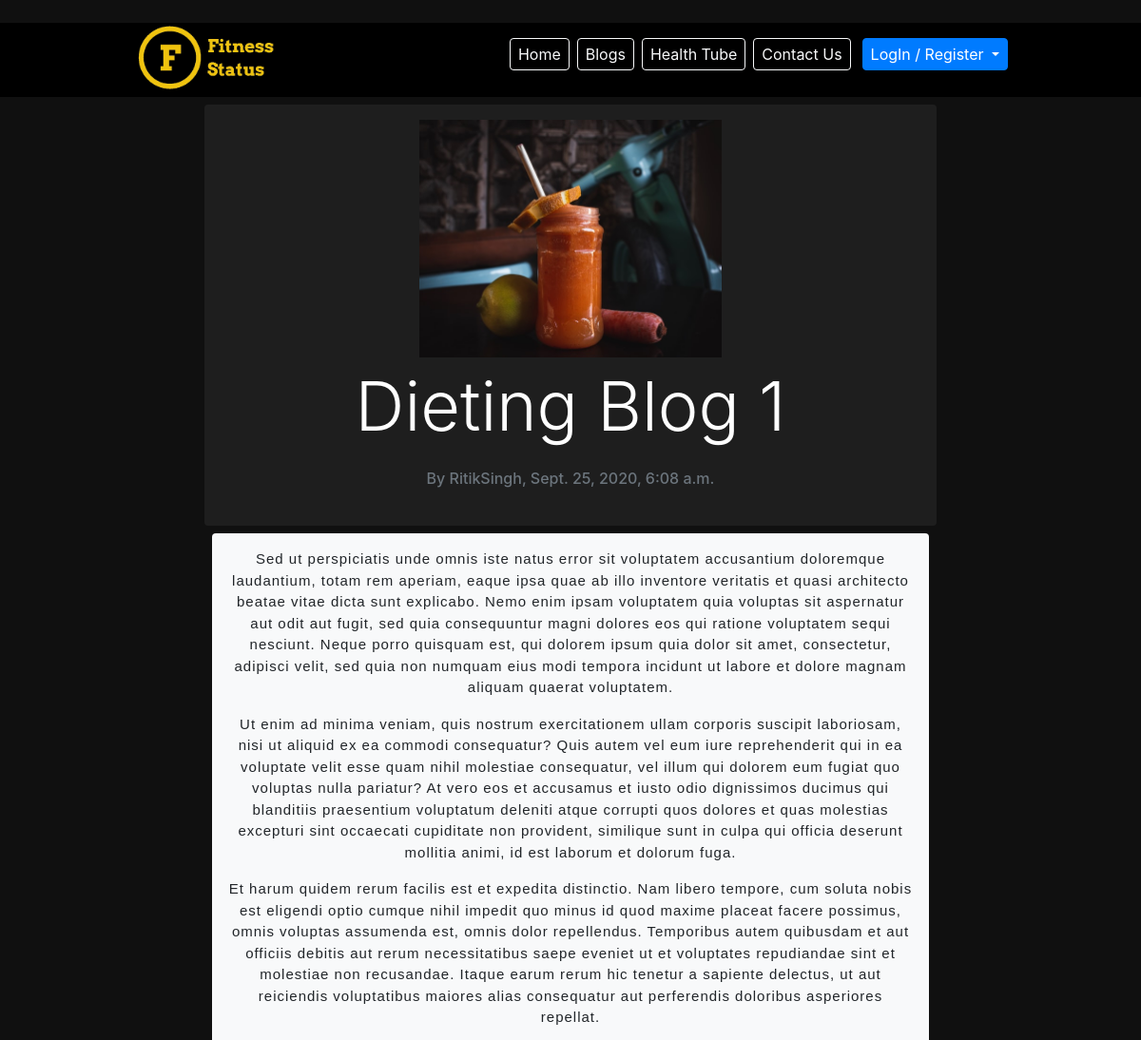
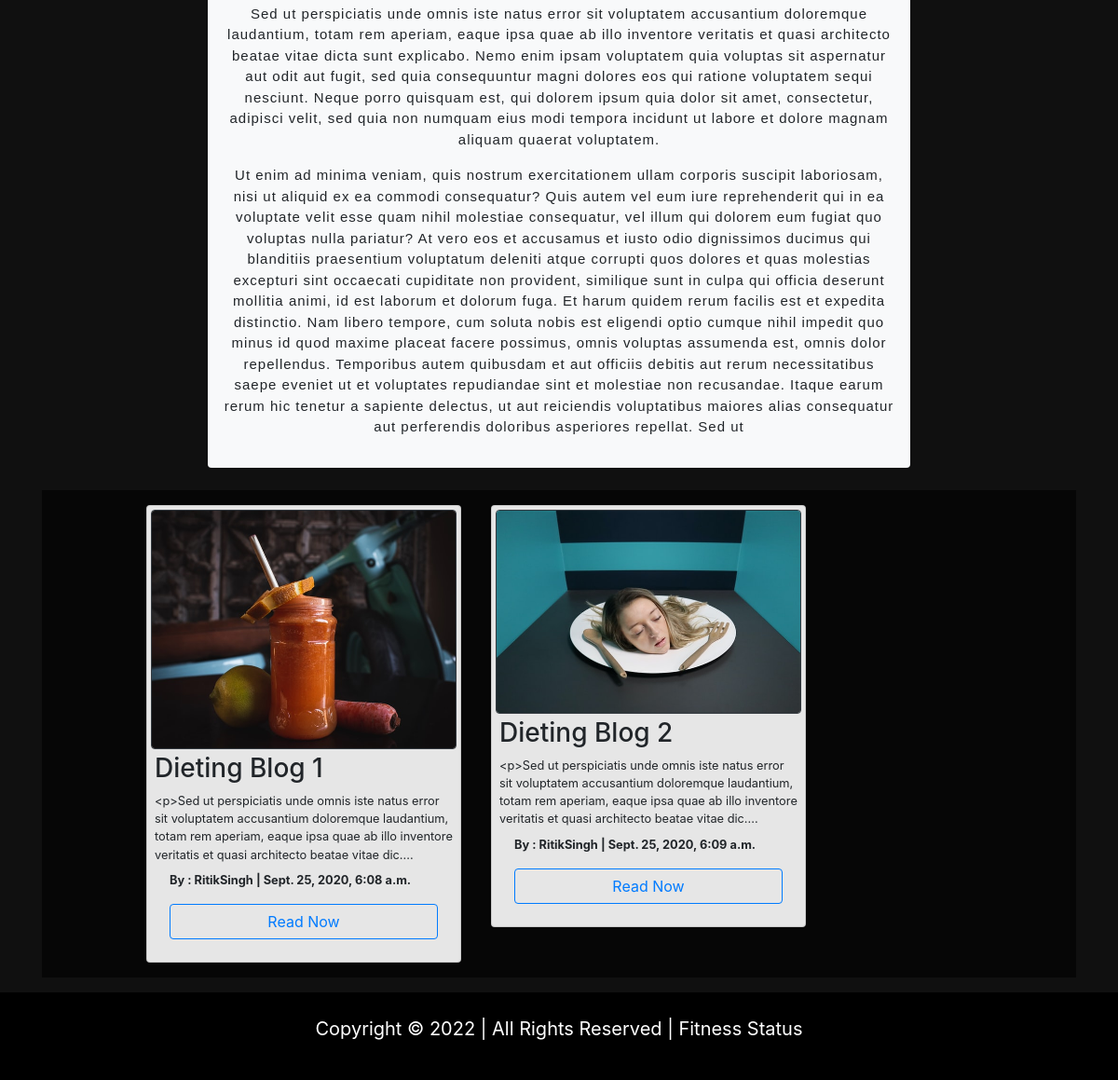
Page /blog/1/ on the committed database (2 pictures, top to bottom).
### Fitness_Status/models.py (models this page shows, shortened)
class Article(models.Model):
    title = models.CharField(max_length=100, unique=True, )
    author = models.CharField(max_length=50)
    author_email = models.CharField(max_length=150)
    date = models.DateTimeField(auto_now_add=True)
    category = models.ForeignKey(Categories, on_delete=models.CASCADE)
    thumbnail = models.FileField(upload_to='blog/')
    body = RichTextField()
    def limit(self):
        return self.body[:200] + '....'

### Fitness_Status/views.py (the view)
# urls.py: path('blog/<id>/', views.Blogpage, name='blogpage'),
def Blogpage(request, id):
    articlepage = Article.objects.get(id=id)
    articles = Article.objects.all()
    return render(request, 'blogpage.html', {'articlepg': articlepage,'articles': articles})

### Templates/blogpage.html
{% extends 'base.html' %} {% load static %} {% block content %}
<div class="row p-0 m-0">
    <div class="col-md-2 p-0" style="background-color: #101010;"></div>
    <div class="col-md-8">
        <div class="my-2 rounded p-3" style="background-color: #1e1e1e;">
            <center><img src="{{articlepg.thumbnail.url}}" height="250px" /></center>
            <center>
                <p class="display-3 text-white my-2">{{articlepg.title}}</p>
            </center>
            <center>
                <small>
                    <p class="text-white text-muted h6 my-4">By {{articlepg.author}}, {{articlepg.date}}</p>
                </small>
            </center>
        </div>
        <center>
            <div class="bg-light p-3 rounded blgpgbdy my-2 mx-2 py-1" style="font-family: Arial; font-size: 15px; font-weight: 400;">{{articlepg.body|safe}}</div>
        </center>
    </div>
    <div class="col-md-2 p-0" style="background-color: #101010;"></div>
</div>
<div class="container py-3">
    <div class="row m-0 p-0" style="background-color: rgba(0, 0, 0, 0.6);">
        <p class="p-sm-2 p-md-5"></p>
        {% for articles in articles %} {% if articlepg.category == articles.category %}
        <div class="col-md-4 p-3">
            <div class="card p-1" style="background-color: rgb(255, 255, 255, 0.9);">
                <img src="{{articles.thumbnail.url}}" class="card-img-top border border-dark rounded" />
                <div class="card-body p-1">
                    <h3 class="h3">{{articles.title}}</h3>
                    <small class="card-text">{{articles.limit}}</small>
                </div>
                <div class="card-body pt-1">
                    <p>
                        <small><strong>By : {{articles.author}} | {{articles.date}}</strong></small>
                    </p>
                    <a href="{% url 'blogpage' articles.id  %}" class="btn btn-outline-primary btn-block">Read Now</a>
                </div>
            </div>
        </div>
        {% endif %} {% endfor %}
    </div>
</div>
{% endblock %}

### static/style.css (style rules this page uses)
a { text-decoration: none; }
.blgpgbdy { font-family: verdana; font-size: 16px; letter-spacing: 1px; }

### rows in the picture
Article: thumbnail (picture), title "Dieting Blog 1", author "RitikSingh", date "Sept. 25, 2020, 6:08 a.m.", body "Sed ut perspiciatis unde omnis iste natus error sit voluptatem accusantium doloremque laudantium, totam rem aperiam, eaque ipsa quae ab illo inventore veritatis et quasi architecto beatae vitae dicta sunt explicabo. Nemo enim ipsam voluptatem quia voluptas sit aspernatur aut odit aut fugit, sed quia consequuntur magni dolores eos qui ratione voluptatem sequi nesciunt. Neque porro quisquam est, qui dolorem ipsum quia dolor sit amet, consectetur, adipisci velit, sed quia non numquam eius modi tempora incidunt ut labore et dolore magnam aliquam quaerat voluptatem. Ut enim ad minima veniam, quis nostrum exercitationem ullam corporis suscipit laboriosam, nisi ut aliquid ex ea commodi…", limit "<p>Sed ut perspiciatis unde omnis iste natus error sit voluptatem accusantium doloremque laudantium, totam rem aperiam, eaque ipsa quae ab illo inventore veritatis et quasi architecto beatae vitae dic...."
Article: thumbnail (picture), title "Dieting Blog 2", limit "<p>Sed ut perspiciatis unde omnis iste natus error sit voluptatem accusantium doloremque laudantium, totam rem aperiam, eaque ipsa quae ab illo inventore veritatis et quasi architecto beatae vitae dic....", author "RitikSingh", date "Sept. 25, 2020, 6:09 a.m."
